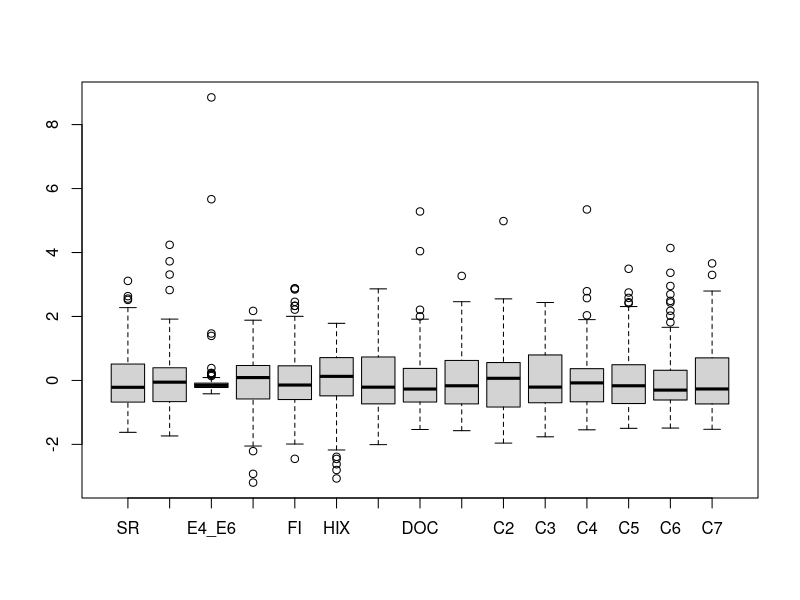
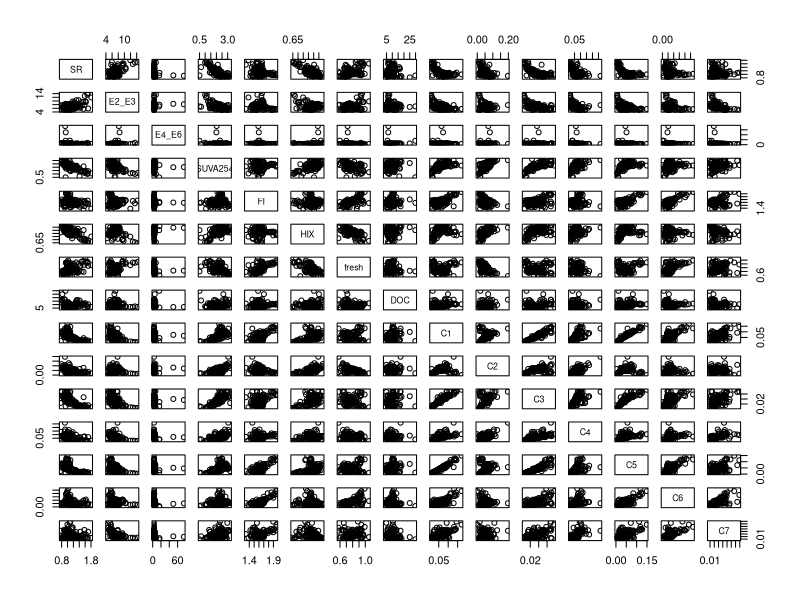

These figures' R source, in order: (Note: this script raises an error after producing the figures.)
## ---- chunk 1
knitr::opts_chunk$set(echo = TRUE, error=TRUE)
## ---- chunk 2
library(vegan)
library(MASS)

DOM<-read.table(file="data/DOM_Berlin_Romero.txt",header=TRUE)
names(DOM)
## ---- chunk 3
DOM2<-DOM[,8:22]
boxplot(scale(DOM2))
# also make histograms
plot(DOM2)
prcomp(DOM2)
## ---- chunk 4
levels(DOM$Type)
DOM$col.type<-DOM$Type
levels(DOM$col.type)<-c("darkgreen","lightgreen","darkblue","lightblue")
DOM$col.type<-as.character(DOM$col.type)
## ---- chunk 5
ordispider()
ordiellipse()
ordihull()
## ---- chunk 6
envfit() # take care: behaviour of variables not necessarily monotonous in ordination space
ordisurf() # as contourplot
